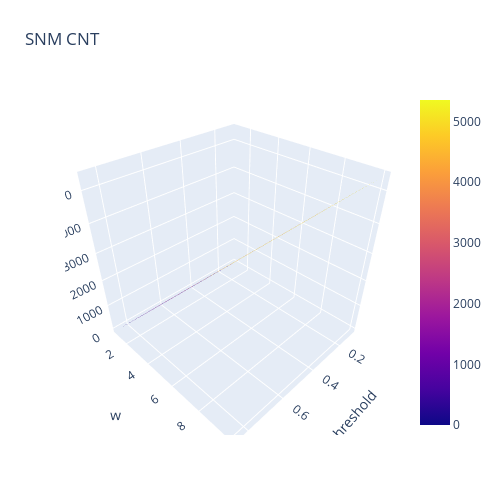

Notebook cell for this chart:
### Code cell
fig = go.Figure(data=[go.Surface(z=cnts, x=ts, y=ws)])
fig.update_layout(title='SNM CNT', autosize=False,
                  width=500, height=500,
                  margin=dict(l=65, r=50, b=65, t=90), scene = dict(
                    yaxis_title='w',
                    xaxis_title='threshold',
                    zaxis_title='cnt'))

### Figure 1 — Plotly figure (JSON) as saved in the notebook; plotly's stock layout.template omitted (floating-point values rounded to 4 significant figures; data arrays with more than 128 entries replaced by an {"elided": "..."} marker saying what was removed)
{"data": [{"type": "surface", "x": [0.1, 0.15, 0.2, 0.25, 0.3, 0.35, 0.4, 0.45, 0.5, 0.55, 0.6, 0.65, 0.7, 0.75, 0.8, 0.85], "y": [1, 2, 3, 4, 5, 6, 7, 8, 9, 10], "z": {"elided": "10x16 int values"}}], "layout": {"autosize": false, "height": 500, "margin": {"b": 65, "l": 65, "r": 50, "t": 90}, "scene": {"xaxis": {"title": {"text": "threshold"}}, "yaxis": {"title": {"text": "w"}}, "zaxis": {"title": {"text": "cnt"}}}, "title": {"text": "SNM CNT"}, "width": 500}}
